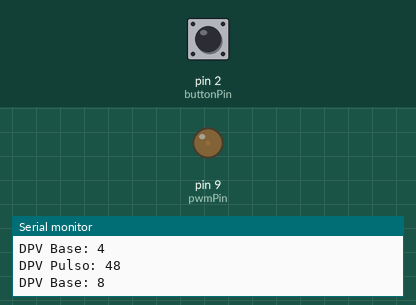
Recording of a sketch running on a simulated Arduino Uno, built with avr-gcc and run on an emulated ATmega328P. Shown: output pins drawn as LEDs (lit = HIGH), the last lines printed to the serial monitor. The test bench sets the inputs (shaded band); at power-on: pin 2 (buttonPin) HIGH.

Above: at 1.2 s.
1.3 s: pin 2 (buttonPin) pulled LOW for 3.2 s
At 2.94 s:
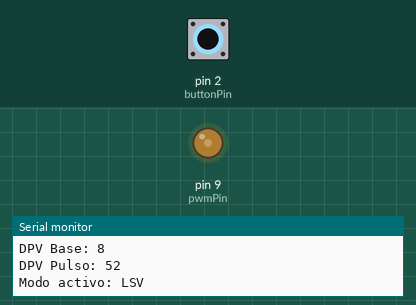
6.0 s: pin 2 (buttonPin) pulled LOW for 1 s
At 6.42 s:
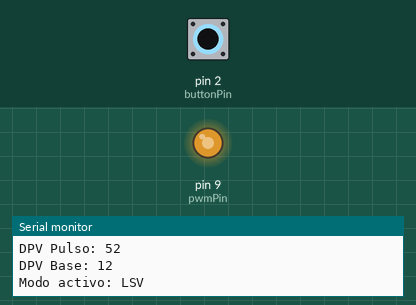
9.0 s: pin 2 (buttonPin) pulled LOW for 1 s
At 9.63 s:
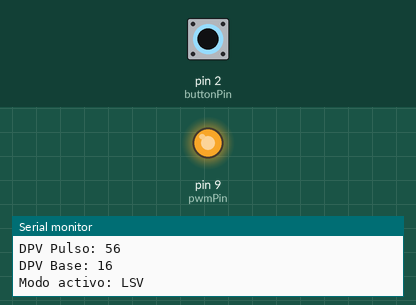
Timing chart, 0 to 18.0 s (numbered marks = the images above; inputs shaded):
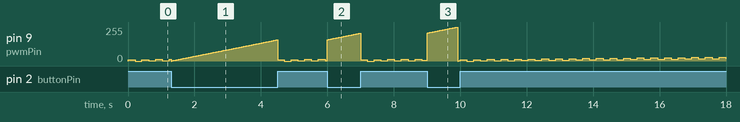

The sketch:

sketch_apr5a.ino
```cpp
const int pwmPin = 9;       // Salida PWM en pin 9 (OCR1A)
const int buttonPin = 2;    // Entrada del pulsador (usa GND para activar)

// LSV
const int lsv_delay = 5;
int lsv_dutyCycle = 0;
unsigned long lastLSVUpdate = 0;

// DPV
const int V_start = 0;
const int V_end = 1023;
const int step = 4;
const int pulse_amp = 40;
const int t_step = 400;
const int t_pulse = 200;
const int sampling_delay = 10;

int dpv_base_val = V_start;
unsigned long dpv_lastUpdate = 0;
bool dpv_pulseActive = false;
bool dpv_waitingNextStep = false;

void setup() {
  Serial.begin(9600);

  // Configurar PWM 10-bit en pin 9 (Timer1)
  TCCR1A = _BV(COM1A1) | _BV(WGM11) | _BV(WGM10);
  TCCR1B = _BV(WGM12) | _BV(CS11);  // preescaler 8

  pinMode(pwmPin, OUTPUT);
  pinMode(buttonPin, INPUT_PULLUP);  // pulsador a GND

  Serial.println("Sistema iniciado");
}

void loop() {
  unsigned long now = millis();
  bool pulsadorPresionado = digitalRead(buttonPin) == LOW;

  // Diagnóstico: imprimir estado del botón
  static bool lastState = !pulsadorPresionado;
  if (pulsadorPresionado != lastState) {
    lastState = pulsadorPresionado;
    Serial.print("Modo activo: ");
    Serial.println(pulsadorPresionado ? "LSV" : "DPV");
  }

  if (pulsadorPresionado) {
    // --- Ejecutar LSV ---
    if (now - lastLSVUpdate >= lsv_delay) {
      lastLSVUpdate = now;
      lsv_dutyCycle++;
      if (lsv_dutyCycle > 1023) {
        lsv_dutyCycle = 0;
        Serial.println("LSV reiniciado");
      }
      OCR1A = lsv_dutyCycle;
    }

    // Resetear DPV cuando no está activa
    dpv_base_val = V_start;
    dpv_pulseActive = false;
    dpv_waitingNextStep = false;

  } else {
    // --- Ejecutar DPV ---
    if (!dpv_pulseActive && !dpv_waitingNextStep && now - dpv_lastUpdate >= sampling_delay) {
      int pulse_val = dpv_base_val + pulse_amp;
      if (pulse_val > V_end) pulse_val = V_end;

      OCR1A = pulse_val;
      Serial.print("DPV Pulso: "); Serial.println(pulse_val);

      dpv_lastUpdate = now;
      dpv_pulseActive = true;
    }

    if (dpv_pulseActive && now - dpv_lastUpdate >= t_pulse) {
      OCR1A = dpv_base_val;
      Serial.print("DPV Base: "); Serial.println(dpv_base_val);

      dpv_lastUpdate = now;
      dpv_pulseActive = false;
      dpv_waitingNextStep = true;
    }

    if (dpv_waitingNextStep && now - dpv_lastUpdate >= (t_step - t_pulse)) {
      dpv_base_val += step;
      if (dpv_base_val > V_end) {
        dpv_base_val = V_start;
        Serial.println("DPV reiniciada");
      }
      dpv_lastUpdate = now;
      dpv_waitingNextStep = false;
    }
  }
}
```
